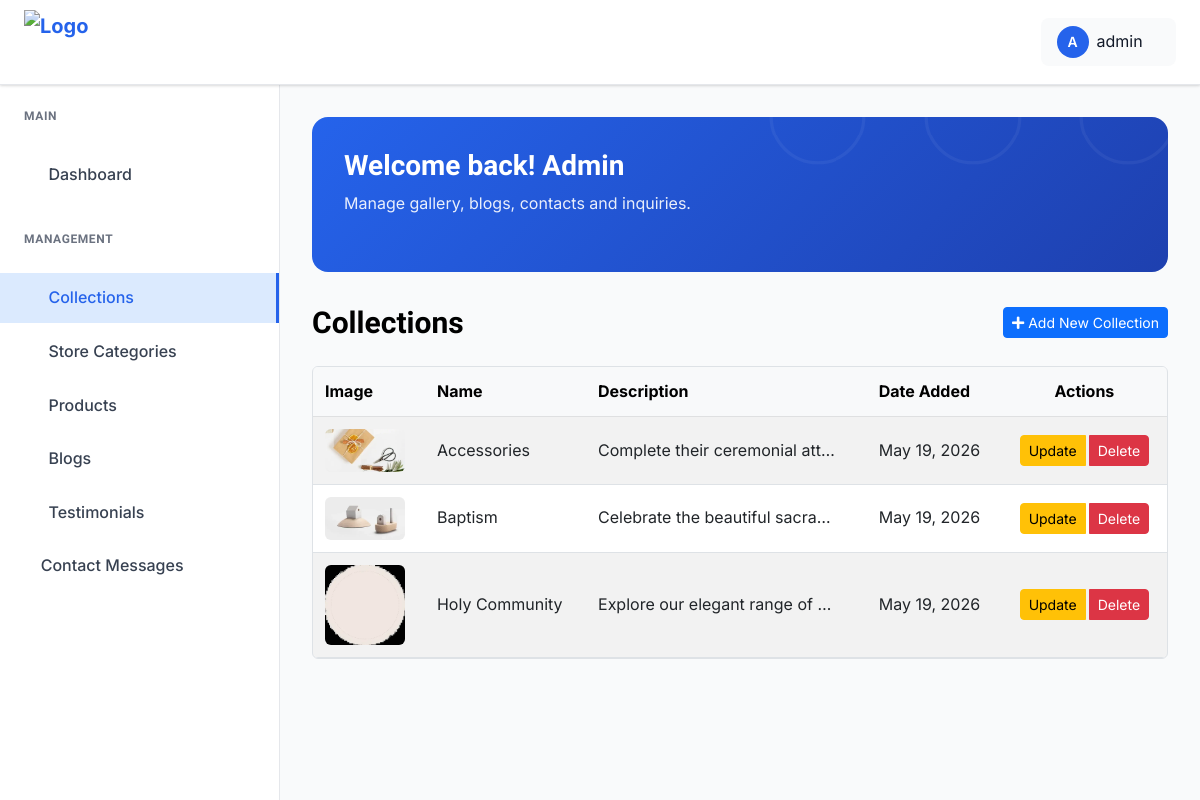
The page /dashboard/collections/ (signed in) on the database its author committed.
### zuzanne_app/models.py (models this page shows, shortened)
class OptimizedImageModel(models.Model):
    image_fields = []
    class Meta:
        abstract = True

class Collection(OptimizedImageModel):
    image_fields = ["image"]
    name = models.CharField(max_length=200, unique=True)
    slug = models.SlugField(unique=True, blank=True)
    image = models.ImageField(upload_to="collections/")
    description = models.TextField(blank=True, null=True)
    created_at = models.DateTimeField(auto_now_add=True)

### zuzanne_app/views.py (the view)
# urls.py: path("dashboard/collections/", views.collection_list, name="collection_list"),
@login_required(login_url="admin_login")
def collection_list(request):
    collections = Collection.objects.all().order_by("-created_at")
    paginator = Paginator(collections, 10)
    page_number = request.GET.get('page')
    page_obj = paginator.get_page(page_number)
    return render(request, "admin_pages/collection_list.html", {"collections": page_obj})

### templates/admin_pages/collection_list.html (shortened to what this page needs)
{% extends "admin_pages/base.html" %}
{% load static %}
{% block content %}
<div class="dashboard__form__wraper">
    <div class="create__course__title mb-4 d-flex flex-wrap justify-content-between align-items-center gap-2">
        <h4 class="mb-0">Collections</h4>
        <a href="{% url 'collection_create' %}" class="btn btn-primary btn-sm">
            <i class="fas fa-plus"></i> Add New Collection
        </a>
    </div>
    <div class="custom-table-container">
        <table class="table table-striped table-hover align-middle">
            <thead class="table-light">
                <tr>
                    <th scope="col">Image</th>
                    <th scope="col">Name</th>
                    <th scope="col">Description</th>
                    <th scope="col">Date Added</th>
                    <th scope="col" class="text-center">Actions</th>
                </tr>
            </thead>
            <tbody>
                {% for collection in collections %}
                <tr>
                    <td>
                        {% if collection.image %}
                            <img src="{{ collection.image.url }}" alt="{{ collection.name }}" class="img-fluid rounded" width="80" height="60" style="object-fit: cover;">
                        {% else %}
                            <img src="https://via.placeholder.com/80x60?text=No+Image" alt="No Image" class="img-fluid rounded" width="80" height="60">
                        {% endif %}
                    </td>
                    <td>{{ collection.name }}</td>
                    <td>{{ collection.description|truncatechars:30|default:"-" }}</td>
                    <td>{{ collection.created_at|date:"M d, Y" }}</td>
                    <td class="text-center">
                        <div class="btn-group" role="group">
                            <button type="button" class="btn btn-sm btn-warning me-1" data-bs-toggle="modal" data-bs-target="#updateCollectionModal{{ collection.id }}">
                                Update
                            </button>
                            <button type="button" class="btn btn-sm btn-danger" data-bs-toggle="modal" data-bs-target="#deleteCollectionModal{{ collection.id }}">
                                Delete
                            </button>
                        </div>
                    </td>
                </tr>
                {% empty %}
                <tr>
                    <td colspan="5" class="text-center py-4">
                        <p class="text-muted">No collections found. <a href="{% url 'collection_create' %}">Add your first collection</a></p>
                    </td>
                </tr>
                {% endfor %}
            </tbody>
        </table>
    </div>
</div>
{% endblock %}

### templates/admin_pages/base.html (shortened to what this page needs)
{% load static %}
{% load static %}
<!DOCTYPE html>
<html class="no-js" lang="en">
<head>
    <link rel="stylesheet" href="https://cdnjs.cloudflare.com/ajax/libs/toastr.js/latest/toastr.min.css">
    <link href="https://cdnjs.cloudflare.com/ajax/libs/font-awesome/5.15.4/css/all.min.css" rel="stylesheet">
    <link rel="stylesheet" href="{% static 'admin-static/assets/css/bootstrap.min.css' %}">
    <link rel="stylesheet" href="{% static 'admin-static/assets/css/icofont.min.css' %}">
    <link rel="stylesheet" href="{% static 'admin-static/assets/css/style.css' %}">
</head>
<body>
    <header class="dashboard-header">
        <div class="header-left">
            <a href="{% url 'admin_dashboard' %}" class="logo">
                <img src="{% static 'admin-static/assets/img/zuzanne.png' %}" alt="Logo" style="height: 65px; width: auto; object-fit: contain;">
            </a>
        </div>
        <div class="header-right">
            <div class="user-profile-dropdown">
                <div class="user-profile-toggle">
                    <div class="user-avatar">
                        {{ request.user.username|first|upper }}
                    </div>
                    <span>{{ request.user.username}}</span>
                    <i class="icofont-simple-down"></i>
                </div>
            </div>
        </div>
    </header>
    <aside class="dashboard-sidebar" id="dashboardSidebar">
        <div class="sidebar-content">
            <div class="sidebar-section">
                <h6 class="sidebar-title">Main</h6>
                <ul class="sidebar-menu">
                    <li>
                        <a href="{% url 'admin_dashboard' %}"
                            class="{% if request.resolver_match.url_name == 'admin_dashboard' %}active{% endif %}">
                            <i class="icofont-dashboard"></i>
                            Dashboard
                        </a>
                    </li>
                </ul>
            </div>
            <div class="sidebar-section">
                <h6 class="sidebar-title">Management</h6>
                <ul class="sidebar-menu">
                    <li>
                        <a href="{% url 'collection_list' %}"
                            class="{% if request.resolver_match.url_name == 'collection_list' or request.resolver_match.url_name == 'collection_create' or request.resolver_match.url_name == 'collection_update' %}active{% endif %}">
                            <i class="icofont-list"></i>
                            Collections
                        </a>
                    </li>
                    <li>
                        <a href="{% url 'store_category_list' %}"
                            class="">
                            <i class="icofont-tags"></i>
                            Store Categories
                        </a>
                    </li>
                    <li>
                        <a href="{% url 'product_list' %}"
                            class="{% if request.resolver_match.url_name == 'product_list' or request.resolver_match.url_name == 'product_create' or request.resolver_match.url_name == 'product_update' %}active{% endif %}">
                            <i class="icofont-shopping-cart"></i>
                            Products
                        </a>
                    </li>
                    <li>
                        <a href="{% url 'admin_blog_list' %}"
                            class="{% if request.resolver_match.url_name == 'admin_blog_list' or request.resolver_match.url_name == 'admin_block_list' %}active{% endif %}">
                            <i class="icofont-newspaper"></i>
                            Blogs
                        </a>
                    </li>
                    <li>
                        <a href="{% url 'testimonial_list' %}"
                            class="{% if request.resolver_match.url_name == 'testimonial_list' %}active{% endif %}">
                            <i class="icofont-quote-left"></i>
                            Testimonials
                        </a>
                    </li>
                    <li>
                        <a href="{% url 'contact_list' %}"
                            class="{% if request.resolver_match.url_name == 'contact_list' %}active{% endif %} d-flex align-items-center justify-content-between" style="width: 100%;">
                            <span>
                                <i class="icofont-ui-messaging"></i>
                                Contact Messages
                            </span>
                        </a>
                    </li>
                </ul>
            </div>
        </div>
    </aside>
    <main class="dashboard-main">
        <div class="dashboard-content">
            <div class="dashboard-banner">
                <div class="banner-content">
                    <h1 class="banner-title">Welcome back! Admin</h1>
                    <p class="banner-subtitle">Manage gallery, blogs, contacts and inquiries.</p>
                </div>
            </div>
            {% block content %}{% endblock %}
        </div>
    </main>
</body>
</html>

### templates/admin_pages/base.html (style rules this page uses)
:root { --primary-blue: #2563eb; --dark-blue: #1e40af; --light-blue: #dbeafe; --sidebar-width: 280px; --header-height: 85px; --white: #ffffff; --gray-50: #f9fafb; --gray-100: #f3f4f6; --gray-200: #e5e7eb; --gray-300: #d1d5db; --gray-500: #6b7280; --gray-700: #374151; --gray-800: #1f2937; --gray-900: #111827; --shadow: 0 1px 3px 0 rgba(0, 0, 0, 0.1), 0 1px 2px 0 rgba(0, 0, 0, 0.06); --shadow-lg: 0 10px 15px -3px rgba(0, 0, 0, 0.1), 0 4px 6px -2px rgba(0, 0, 0, 0.05); }
* { margin: 0; padding: 0; box-sizing: border-box; }
body { font-family: 'Inter', 'Segoe UI', Tahoma, Geneva, Verdana, sans-serif; background-color: var(--gray-50); color: var(--gray-900); line-height: 1.6; }
.dashboard-header { position: fixed; top: 0; left: 0; right: 0; height: var(--header-height); background: var(--white); border-bottom: 1px solid var(--gray-200); box-shadow: var(--shadow); z-index: 1000; display: flex; align-items: center; padding: 0 24px; }
.header-left { display: flex; align-items: center; gap: 16px; }
.logo { display: flex; align-items: center; gap: 8px; color: var(--primary-blue); font-weight: 700; font-size: 20px; text-decoration: none; }
.logo img { padding-left: 0; width: auto; }
.header-right { margin-left: auto; display: flex; align-items: center; gap: 16px; }
.user-avatar { width: 32px; height: 32px; border-radius: 50%; background: var(--primary-blue); display: flex; align-items: center; justify-content: center; color: var(--white); font-weight: 600; font-size: 14px; }
.dashboard-sidebar { position: fixed; top: var(--header-height); left: 0; width: var(--sidebar-width); height: calc(100vh - var(--header-height)); background: var(--white); border-right: 1px solid var(--gray-200); overflow-y: auto; z-index: 999; transition: transform 0.3s ease; }
.sidebar-content { padding: 24px 0; }
.sidebar-section { margin-bottom: 32px; }
.sidebar-title { padding: 0 24px 12px; font-size: 12px; font-weight: 600; text-transform: uppercase; color: var(--gray-500); letter-spacing: 0.05em; }
.sidebar-menu { list-style: none; }
.sidebar-menu li { margin-bottom: 4px; display: block; width: 100%; }
.sidebar-menu a { display: flex; align-items: center; gap: 12px; padding: 12px 24px; color: var(--gray-700); text-decoration: none; font-weight: 500; transition: all 0.2s; position: relative; }
.sidebar-menu a.active { background: var(--light-blue); color: var(--primary-blue); border-right: 3px solid var(--primary-blue); }
.dashboard-main { margin-left: var(--sidebar-width); margin-top: var(--header-height); min-height: calc(100vh - var(--header-height)); overflow-y: auto; }
.dashboard-content { padding: 32px; }
.dashboard-banner { background: linear-gradient(135deg, var(--primary-blue) 0%, var(--dark-blue) 100%); border-radius: 16px; padding: 32px; color: var(--white); margin-bottom: 32px; position: relative; overflow: hidden; }
.dashboard-banner::before { content: ''; position: absolute; top: -50%; right: -50%; width: 100%; height: 100%; opacity: 0.5; }
.banner-content { position: relative; z-index: 1; }
.banner-title { font-size: 28px; font-weight: 700; margin-bottom: 8px; color: var(--white); }
.banner-subtitle { font-size: 16px; opacity: 0.9; margin-bottom: 24px; color: var(--white); }
.user-profile-dropdown { position: relative; margin-left: 10px; }
.user-profile-toggle { display: flex; align-items: center; gap: 8px; padding: 8px 16px; border-radius: 8px; background: var(--gray-50); cursor: pointer; transition: all 0.2s; }
.user-profile-toggle i { font-size: 12px; transition: transform 0.3s ease; }
.custom-table-container { width: 100%; overflow-x: auto; -webkit-overflow-scrolling: touch; border: 1px solid #dee2e6; border-radius: 0.375rem; background: white; margin-bottom: 1rem; position: relative; overflow-y: hidden; }
.custom-table-container table { min-width: 800px; width: 100%; margin-bottom: 0; }
.custom-table-container .table th, .custom-table-container .table td { vertical-align: middle; padding: 0.75rem; }
.custom-table-container thead th { position: sticky; top: 0; background-color: #f8f9fa; z-index: 10; box-shadow: 0 1px 0 #dee2e6; }
body { -webkit-user-select: none; -moz-user-select: none; -ms-user-select: none; user-select: none; }

### rows shown on the page
Collection: image (picture), name "Accessories", description "Complete their ceremonial att…", created_at "May 19, 2026"
Collection: image (picture), name "Baptism", description "Celebrate the beautiful sacra…", created_at "May 19, 2026"
Collection: image (picture), name "Holy Community", description "Explore our elegant range of …", created_at "May 19, 2026"

### other values the page prints
{{ request.user.username|first|upper }} "A"
{{ request.user.username }} "admin"
